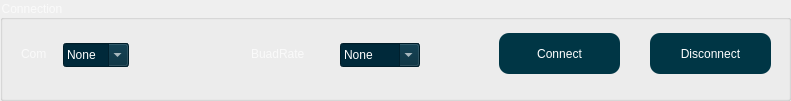
   <widget class="QGroupBox" name="groupBox">
    <property name="geometry">
     <rect>
      <x>30</x>
      <y>730</y>
      <width>791</width>
      <height>101</height>
     </rect>
    </property>
    <property name="styleSheet">
     <string notr="true">font: 75 14pt &quot;Comic Sans MS&quot;;
color:rgb(250, 250, 250)</string>
    </property>
    <property name="title">
     <string>Connection</string>
    </property>
    <widget class="QLabel" name="label_2">
     <property name="geometry">
      <rect>
       <x>21</x>
       <y>41</y>
       <width>36</width>
       <height>26</height>
      </rect>
     </property>
     <property name="text">
      <string>Com</string>
     </property>
    </widget>
    <widget class="QComboBox" name="comboBoxCOM">
     <property name="geometry">
      <rect>
       <x>63</x>
       <y>43</y>
       <width>66</width>
       <height>24</height>
      </rect>
     </property>
     <property name="styleSheet">
      <string notr="true"> font: 11pt &quot;MS Shell Dlg 2&quot;;
color: rgb(255, 255, 255);

background-color: rgb(0, 41, 58);</string>
     </property>
     <property name="editable">
      <bool>true</bool>
     </property>
     <item>
      <property name="text">
       <string>None</string>
      </property>
     </item>
    </widget>
    <widget class="QLabel" name="label_3">
     <property name="geometry">
      <rect>
       <x>251</x>
       <y>41</y>
       <width>83</width>
       <height>26</height>
      </rect>
     </property>
     <property name="text">
      <string>BuadRate</string>
     </property>
    </widget>
    <widget class="QComboBox" name="comboBoxBuadRate">
     <property name="geometry">
      <rect>
       <x>340</x>
       <y>43</y>
       <width>80</width>
       <height>24</height>
      </rect>
     </property>
     <property name="styleSheet">
      <string notr="true"> font: 11pt &quot;MS Shell Dlg 2&quot;;
color: rgb(255, 255, 255);

background-color: rgb(0, 41, 58);</string>
     </property>
     <property name="editable">
      <bool>true</bool>
     </property>
     <item>
      <property name="text">
       <string>None</string>
      </property>
     </item>
     <item>
      <property name="text">
       <string>9600</string>
      </property>
     </item>
     <item>
      <property name="text">
       <string>115200</string>
      </property>
     </item>
    </widget>
    <widget class="QPushButton" name="btnConnect">
     <property name="geometry">
      <rect>
       <x>499</x>
       <y>33</y>
       <width>121</width>
       <height>41</height>
      </rect>
     </property>
     <property name="cursor">
      <cursorShape>PointingHandCursor</cursorShape>
     </property>
     <property name="styleSheet">
      <string notr="true">QPushButton{
background-color: rgb(0, 54, 69);
   border-radius: 10px;
border-color: rgb(255, 85, 255);
color: rgb(255, 255, 255);
font: 10pt &quot;Comic Sans MS&quot;;
}

QPushButton::hover
{
border:0px;
	
	background-color: rgb(0, 121, 131);
}
QPushButton:pressed
{
border:1px solid rgb(0, 121, 131);
background-color: rgb(179,250, 250);
}</string>
     </property>
     <property name="text">
      <string>Connect</string>
     </property>
    </widget>
    <widget class="QPushButton" name="btndisconnect">
     <property name="geometry">
      <rect>
       <x>650</x>
       <y>33</y>
       <width>121</width>
       <height>41</height>
      </rect>
     </property>
     <property name="cursor">
      <cursorShape>PointingHandCursor</cursorShape>
     </property>
     <property name="styleSheet">
      <string notr="true">QPushButton{
background-color: rgb(0, 54, 69);
   border-radius: 10px;
border-color: rgb(255, 85, 255);
color: rgb(255, 255, 255);
font: 10pt &quot;Comic Sans MS&quot;;
}

QPushButton::hover
{
border:0px;
	
	background-color: rgb(0, 121, 131);
}
QPushButton:pressed
{
border:1px solid rgb(0, 121, 131);
background-color: rgb(179,250, 250);
}</string>
     </property>
     <property name="text">
      <string>Disconnect</string>
     </property>
    </widget>
   </widget>
